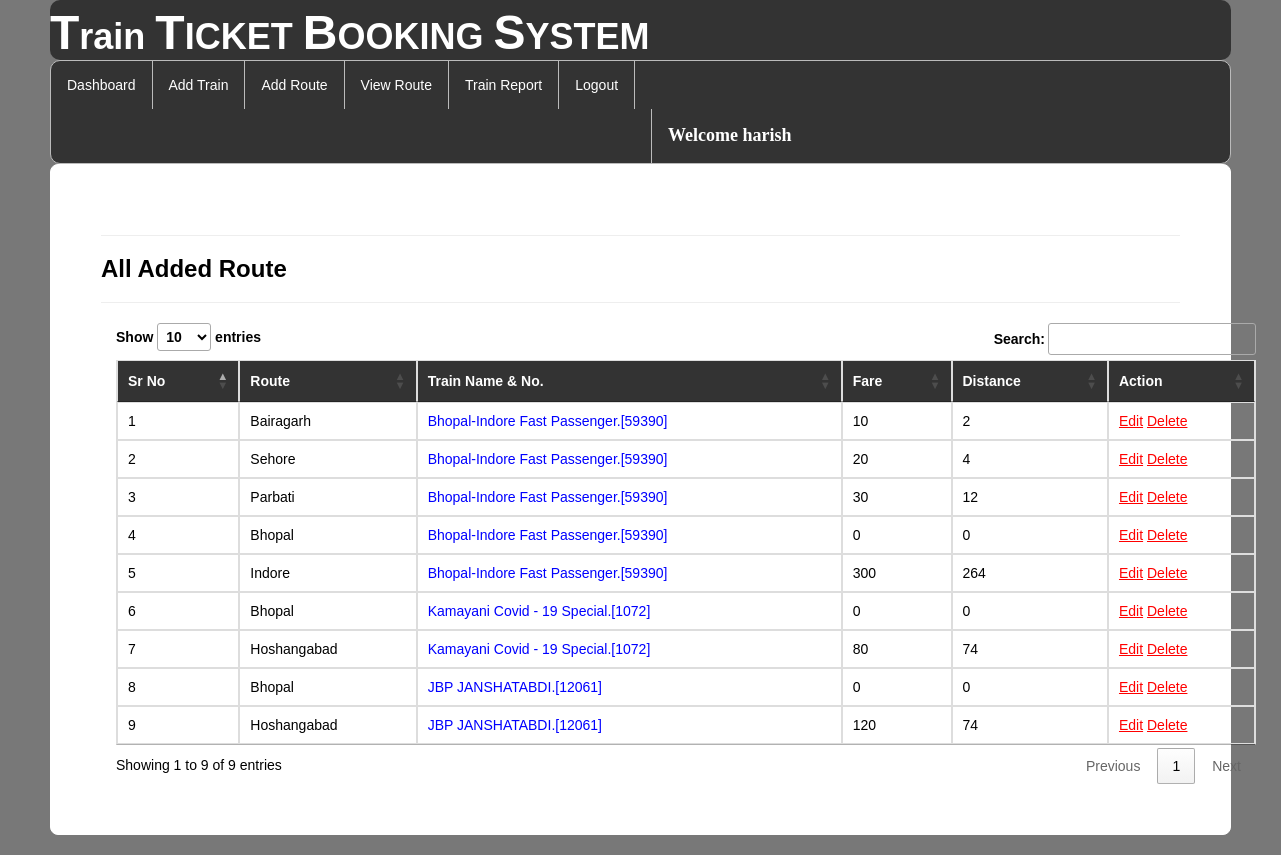
The app's page /availableroute/ (signed in) with its own data.
### railway/models.py (models this page shows, shortened)
class Add_route(models.Model):
    train = models.ForeignKey(Add_Train,on_delete=models.CASCADE,null=True)
    route = models.CharField(max_length=100,null=True)
    distance=models.IntegerField(null=True)
    fare=models.IntegerField(null=True)

class Add_Train(models.Model):
    trainname = models.CharField(max_length=30,null=True)
    train_no = models.IntegerField(null=True)
    from_city = models.CharField(max_length=30,null=True)
    to_city = models.CharField(max_length=30,null=True)
    departuretime=models.CharField(max_length=30,null=True)
    arrivaltime=models.CharField(max_length=30,null=True)
    trevaltime=models.CharField(max_length=100,null=True)
    distance=models.IntegerField(null=True)
    img=models.FileField(null=True)

### railway/views.py (the view)
# urls.py: path('availableroute/', displayroute, name="availableroute"),
def displayroute(request):
    if not request.user.is_authenticated:
        return redirect('login')
    data = Add_route.objects.all()
    data2 = Add_Train.objects.all()
    d = {'data':data,'data2':data2}
    return render(request,"availableroute.html",d)

### railway/templates/availableroute.html (shortened to what this page needs)
{% extends 'navigation3.html' %}
{% load static %}
{% block b %}
<div style="color:Black;border:1px solid white;border-radius:8px;background-color:white;padding:50px">
<hr><h3><strong>All Added Route</strong></h3><hr>
        <div class="container">
<table class="table table-bordered" id="myTable">
  <thead style="color:white;background-color:#333">
  <tr>
    <th>Sr No</th>
    <th>Route</th>
      <th>Train Name & No.</th>
    <th>Fare</th>
    <th>Distance</th>
    <th>Action</th>
  </tr>
  </thead>
   <tbody>
{% for i in data %}
  <tr>
    <td>{{forloop.counter}}</td>
    <td>{{i.route}}</td>
      <td style="color:blue">{{i.train.trainname}}.[{{i.train.train_no}}]</td>
    <td>{{i.fare}}</td>
    <td>{{i.distance}}</td>
    <td style="100px"><a href="{% url 'editroute' i.id %}" style="color:red"><u>Edit</u></a>
        <a href="{% url 'delete_route' i.id %}" style="color:red"><u>Delete</u></a></td>
  </tr>{% endfor %}
    </tbody>
</table>
 </div>
</div>
{% endblock %}

### railway/templates/navigation3.html (shortened to what this page needs)
{% extends 'head.html' %}
{% load static %}
{% block body %}
<link rel = stylesheet href = "//cdn.datatables.net/1.10.19/css/jquery.dataTables.min.css">
<ul class="id2">
  <li id="id1"><a href="{% url 'admindashboard' %}">Dashboard</a></li>
  <li id="id1"><a href="{% url 'add_train' %}">Add Train</a></li>
  <li id="id1"><a href="{% url 'add_route' %}">Add Route</a></li>
  <li id="id1"><a href="{% url 'availableroute' %}">View Route</a></li>
  <li id="id1"><a href="{% url 'view_train'%}">Train Report</a></li>
  <li id="id1"><a href="{% url 'log_out' %}">Logout</a></li>
      <li id="id2" style="margin-left:600px"><a href="" style="color:white"><strong style="font-size:18px;font-family:cursive">Welcome {{request.user.username}}</strong></a></li>
</ul>
{% block b %}
{% endblock %}
{% endblock %}

### railway/templates/navigation3.html (style rules this page uses)
.id2 { list-style-type: none; margin: 0; padding: 0; overflow: hidden; background-color: #333; border-radius:10px; border:1px solid #bbb; }
#id1 { float: left; border-right:1px solid #bbb; }
#id2 { float: left; border-left:1px solid #bbb; }
li:last-child { border-right: none; }
li a { display: block; color: white; text-align: center; padding: 14px 16px; text-decoration: none; }
body { font-family: Arial, Helvetica, sans-serif; }

### records on screen
Add_route: route "Bairagarh", train.trainname "Bhopal-Indore Fast Passenger", train.train_no "59390", fare "10", distance "2"
Add_route: route "Sehore", train.trainname "Bhopal-Indore Fast Passenger", train.train_no "59390", fare "20", distance "4"
Add_route: route "Parbati", train.trainname "Bhopal-Indore Fast Passenger", train.train_no "59390", fare "30", distance "12"
Add_route: route "Bhopal", train.trainname "Bhopal-Indore Fast Passenger", train.train_no "59390", fare "0", distance "0"
Add_route: route "Indore", train.trainname "Bhopal-Indore Fast Passenger", train.train_no "59390", fare "300", distance "264"
Add_route: route "Bhopal", train.trainname "Kamayani Covid - 19 Special", train.train_no "1072", fare "0", distance "0"
Add_route: route "Hoshangabad", train.trainname "Kamayani Covid - 19 Special", train.train_no "1072", fare "80", distance "74"
Add_route: route "Bhopal", train.trainname "JBP JANSHATABDI", train.train_no "12061", fare "0", distance "0"
Add_route: route "Hoshangabad", train.trainname "JBP JANSHATABDI", train.train_no "12061", fare "120", distance "74"

### other values on screen
{{ request.user.username }} "harish"
